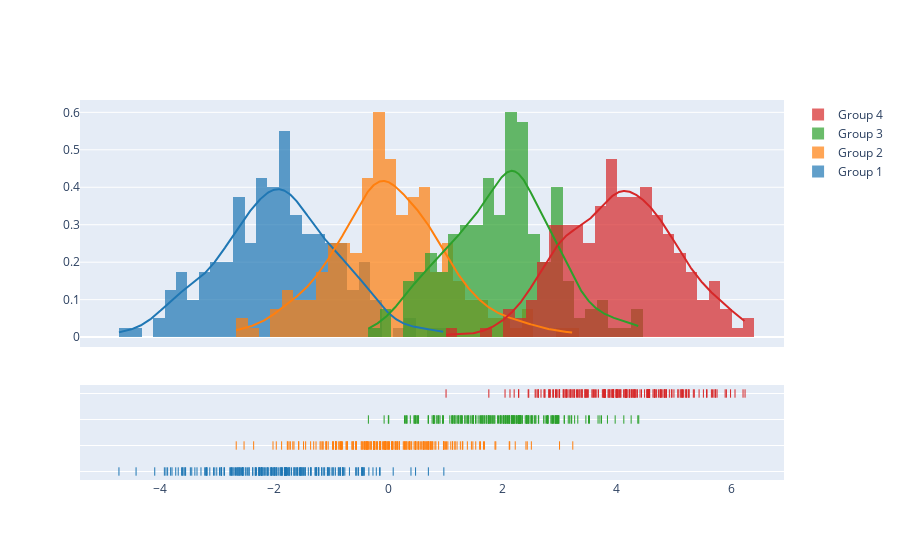

The notebook cell saved with this chart:
### Code cell
import plotly.figure_factory as ff

# Add histogram data
x1 = np.random.randn(200) - 2
x2 = np.random.randn(200)
x3 = np.random.randn(200) + 2
x4 = np.random.randn(200) + 4

# Group data together
hist_data = [x1, x2, x3, x4]

group_labels = ['Group 1', 'Group 2', 'Group 3', 'Group 4']

# Create distplot with custom bin_size
fig = ff.create_distplot(hist_data, group_labels, bin_size=.2)
fig.show()

### Figure 1 — Plotly figure (JSON) as saved in the notebook; plotly's stock layout.template omitted (floating-point values rounded to 4 significant figures; data arrays with more than 128 entries replaced by an {"elided": "..."} marker saying what was removed)
{"data": [{"autobinx": false, "histnorm": "probability density", "legendgroup": "Group 1", "marker": {"color": "rgb(31, 119, 180)"}, "name": "Group 1", "opacity": 0.7, "type": "histogram", "x": {"elided": "200 float values"}, "xaxis": "x", "xbins": {"end": 0.9694, "size": 0.2, "start": -4.72}, "yaxis": "y"}, {"autobinx": false, "histnorm": "probability density", "legendgroup": "Group 2", "marker": {"color": "rgb(255, 127, 14)"}, "name": "Group 2", "opacity": 0.7, "type": "histogram", "x": {"elided": "200 float values"}, "xaxis": "x", "xbins": {"end": 3.227, "size": 0.2, "start": -2.666}, "yaxis": "y"}, {"autobinx": false, "histnorm": "probability density", "legendgroup": "Group 3", "marker": {"color": "rgb(44, 160, 44)"}, "name": "Group 3", "opacity": 0.7, "type": "histogram", "x": {"elided": "200 float values"}, "xaxis": "x", "xbins": {"end": 4.382, "size": 0.2, "start": -0.352}, "yaxis": "y"}, {"autobinx": false, "histnorm": "probability density", "legendgroup": "Group 4", "marker": {"color": "rgb(214, 39, 40)"}, "name": "Group 4", "opacity": 0.7, "type": "histogram", "x": {"elided": "200 float values"}, "xaxis": "x", "xbins": {"end": 6.244, "size": 0.2, "start": 1.008}, "yaxis": "y"}, {"legendgroup": "Group 1", "marker": {"color": "rgb(31, 119, 180)"}, "mode": "lines", "name": "Group 1", "showlegend": false, "type": "scatter", "x": {"elided": "500 float values"}, "xaxis": "x", "y": {"elided": "500 float values"}, "yaxis": "y"}, {"legendgroup": "Group 2", "marker": {"color": "rgb(255, 127, 14)"}, "mode": "lines", "name": "Group 2", "showlegend": false, "type": "scatter", "x": {"elided": "500 float values"}, "xaxis": "x", "y": {"elided": "500 float values"}, "yaxis": "y"}, {"legendgroup": "Group 3", "marker": {"color": "rgb(44, 160, 44)"}, "mode": "lines", "name": "Group 3", "showlegend": false, "type": "scatter", "x": {"elided": "500 float values"}, "xaxis": "x", "y": {"elided": "500 float values"}, "yaxis": "y"}, {"legendgroup": "Group 4", "marker": {"color": "rgb(214, 39, 40)"}, "mode": "lines", "name": "Group 4", "showlegend": false, "type": "scatter", "x": {"elided": "500 float values"}, "xaxis": "x", "y": {"elided": "500 float values"}, "yaxis": "y"}, {"legendgroup": "Group 1", "marker": {"color": "rgb(31, 119, 180)", "symbol": "line-ns-open"}, "mode": "markers", "name": "Group 1", "showlegend": false, "type": "scatter", "x": {"elided": "200 float values"}, "xaxis": "x", "y": {"elided": "200 str values"}, "yaxis": "y2"}, {"legendgroup": "Group 2", "marker": {"color": "rgb(255, 127, 14)", "symbol": "line-ns-open"}, "mode": "markers", "name": "Group 2", "showlegend": false, "type": "scatter", "x": {"elided": "200 float values"}, "xaxis": "x", "y": {"elided": "200 str values"}, "yaxis": "y2"}, {"legendgroup": "Group 3", "marker": {"color": "rgb(44, 160, 44)", "symbol": "line-ns-open"}, "mode": "markers", "name": "Group 3", "showlegend": false, "type": "scatter", "x": {"elided": "200 float values"}, "xaxis": "x", "y": {"elided": "200 str values"}, "yaxis": "y2"}, {"legendgroup": "Group 4", "marker": {"color": "rgb(214, 39, 40)", "symbol": "line-ns-open"}, "mode": "markers", "name": "Group 4", "showlegend": false, "type": "scatter", "x": {"elided": "200 float values"}, "xaxis": "x", "y": {"elided": "200 str values"}, "yaxis": "y2"}], "layout": {"barmode": "overlay", "hovermode": "closest", "legend": {"traceorder": "reversed"}, "xaxis": {"anchor": "y2", "domain": [0.0, 1.0], "zeroline": false}, "yaxis": {"anchor": "free", "domain": [0.35, 1], "position": 0.0}, "yaxis2": {"anchor": "x", "domain": [0, 0.25], "dtick": 1, "showticklabels": false}}}
